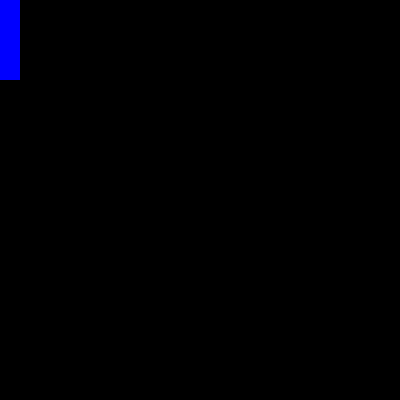

Python code for this plot:
from io import BytesIO
import PIL.Image
import numpy as np
import PIL
from piece import Piece
import base64

TILE_SIZE = 20

class Board:
    def __init__(self, board: np.ndarray):
        self.board: np.ndarray = board
        self.width = board.shape[0]
        self.height = board.shape[1]

    def add_piece(self, piece: Piece, orientation: Piece.Orientation, x: int, y: int, first_piece: bool) -> bool:
        valid_placement = False
        shape: np.ndarray = piece.get_shape(orientation)

        valid_placement = self.check_piece(piece, orientation, x, y, first_piece)

        # Ajouter la pièce
        if valid_placement:
            for i in range(piece.size):
                for j in range(piece.size):
                    if shape[i][j] != 0:
                        self.board[x + i][y + j] = shape[i][j]
                    
        return valid_placement 

    def check_piece(self, piece: Piece, orientation: Piece.Orientation, x: int, y: int, first_piece: bool) -> bool:
        shape: np.ndarray = piece.get_shape(orientation)
        
        valid_placement = False

        # Verifier si le placement est valide
        for i in range(piece.size):
            for j in range(piece.size):
                if shape[i][j] != 0:
                    
                    # Part of the piece is off the board
                    if x + i >= self.width or y + j >= self.height:
                        return False
                    if x + i < 0 or y + j < 0:
                        return False
                    
                    # Check if the piece overlaps with the board or another piece
                    if self.board[x + i][y + j] != 0:
                        return False
                    
                    # Check if the piece touches directly a piece of the same color right
                    if x + i + 1 < self.width:
                        if self.board[x + i + 1][y + j] == shape[i][j]:
                            return False
                    elif first_piece:
                        valid_placement = True

                    # Check if the piece touches directly a piece of the same color left
                    if x + i - 1 >= 0:
                        if self.board[x + i - 1][y + j] == shape[i][j]:
                            return False
                    elif first_piece:
                        valid_placement = True

                    # Check if the piece touches directly a piece of the same color down
                    if y + j + 1 < self.height:
                        if self.board[x + i][y + j + 1] == shape[i][j]:
                            return False
                    elif first_piece:
                        valid_placement = True

                    # Check if the piece touches directly a piece of the same color up
                    if y + j - 1 >= 0:
                        if self.board[x + i][y + j - 1] == shape[i][j]:
                            return False
                    elif first_piece:
                        valid_placement = True
                    
                    if not valid_placement:
                        if x + i + 1 < self.width and y + j + 1 < self.height:
                            if self.board[x + i + 1][y + j + 1] == shape[i][j]:
                                valid_placement = True

                        if x + i + 1 < self.width and y + j - 1 >= 0:
                            if self.board[x + i + 1][y + j - 1] == shape[i][j]:
                                valid_placement = True
                        
                        if x + i - 1 >= 0 and y + j + 1 < self.height:
                            if self.board[x + i - 1][y + j + 1] == shape[i][j]:
                                valid_placement = True
                        
                        if x + i - 1 >= 0 and y + j - 1 >= 0:
                            if self.board[x + i - 1][y + j - 1] == shape[i][j]:
                                valid_placement = True
        
        return valid_placement
                        
    def __str__(self):
        return str(self.board)
    
    def to_img_64(self) -> bytes:
        # Create an image of the board
        img = PIL.Image.new('RGB', (self.width * TILE_SIZE, self.height * TILE_SIZE), color = 'black')

        for i in range(self.width):
            for j in range(self.height):
                if self.board[i][j] == 0:
                    img.paste('black', (i * TILE_SIZE, j * TILE_SIZE, (i + 1) * TILE_SIZE, (j + 1) * TILE_SIZE))
                elif self.board[i][j] == 1:
                    img.paste('red', (i * TILE_SIZE, j * TILE_SIZE, (i + 1) * TILE_SIZE, (j + 1) * TILE_SIZE))
                elif self.board[i][j] == 2:
                    img.paste('blue', (i * TILE_SIZE, j * TILE_SIZE, (i + 1) * TILE_SIZE, (j + 1) * TILE_SIZE))
                elif self.board[i][j] == 3:
                    img.paste('green', (i * TILE_SIZE, j * TILE_SIZE, (i + 1) * TILE_SIZE, (j + 1) * TILE_SIZE))
                elif self.board[i][j] == 4:
                    img.paste('yellow', (i * TILE_SIZE, j * TILE_SIZE, (i + 1) * TILE_SIZE, (j + 1) * TILE_SIZE))
       
        buffered = BytesIO()
        img.save(buffered, format="PNG")
        return base64.b64encode(buffered.getvalue())

    @classmethod
    def simple_board(cls, width = 20, height = 20):
        return cls(np.array([[0] * width] * height))
